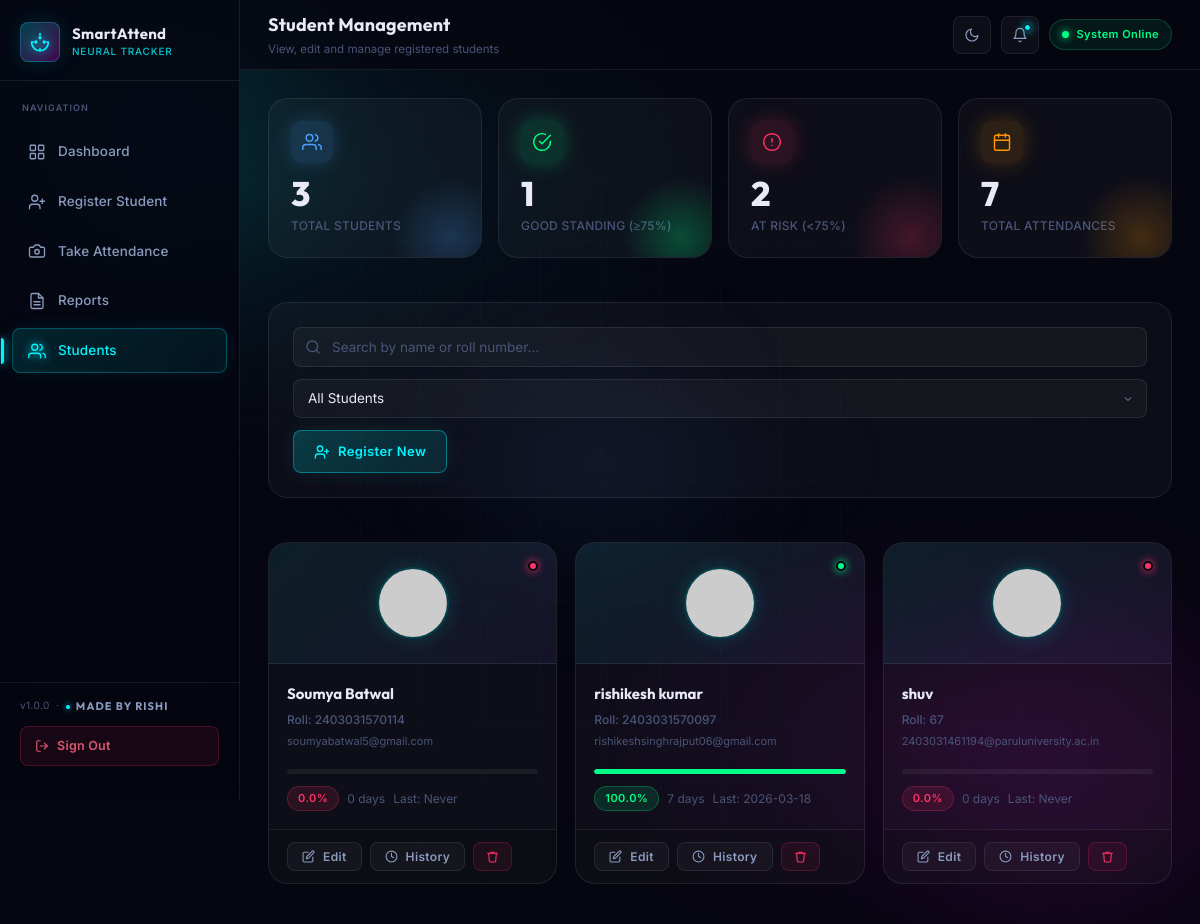
/students (signed in), run on the app's committed database.
### tables this page shows
CREATE TABLE students (
            id INTEGER PRIMARY KEY AUTOINCREMENT,
            name TEXT NOT NULL,
            roll_no TEXT NOT NULL UNIQUE,
            encoding BLOB,
            photo_path TEXT,
            created_at TEXT DEFAULT CURRENT_TIMESTAMP
        , email TEXT, pin TEXT);

### app/routes.py (the view)
@routes.route('/students')
@login_required
def students_page():
    students = db.get_all_students_with_stats()
    return render_template('students.html', students=students)

### app/routes.py (called while the page is built)
def login_required(f):
    @wraps(f)
    def decorated(*args, **kwargs):
        if not session.get('logged_in'):
            if session.get('student_id'):
                return redirect(url_for('routes.student_portal'))
            return redirect(url_for('routes.login_page'))
        return f(*args, **kwargs)
    return decorated

### app/templates/students.html (shortened to what this page needs)
{% extends 'base.html' %}
{% set active_page = 'students' %}
{% block topbar_title %}Student Management{% endblock %}
{% block topbar_sub %}View, edit and manage registered students{% endblock %}
{% block content %}
<div class="stats-grid" style="margin-bottom:20px;">
    <div class="stat-card blue">
        <div class="stat-card-header"><div class="stat-icon blue">
        </div></div>
        <div class="stat-value">{{ students|length }}</div>
        <div class="stat-label">Total Students</div>
    </div>
    <div class="stat-card green">
        <div class="stat-card-header"><div class="stat-icon green">
            <svg xmlns="http://www.w3.org/2000/svg" viewBox="0 0 24 24" fill="none" stroke="currentColor" stroke-width="1.75" stroke-linecap="round" stroke-linejoin="round"><path d="M22 11.08V12a10 10 0 1 1-5.93-9.14"/><polyline points="22 4 12 14.01 9 11.01"/></svg>
        </div></div>
        <div class="stat-value">{{ students|selectattr('percentage', 'ge', 75)|list|length }}</div>
        <div class="stat-label">Good Standing (≥75%)</div>
    </div>
    <div class="stat-card red">
        <div class="stat-card-header"><div class="stat-icon red">
            <svg xmlns="http://www.w3.org/2000/svg" viewBox="0 0 24 24" fill="none" stroke="currentColor" stroke-width="1.75" stroke-linecap="round" stroke-linejoin="round"><circle cx="12" cy="12" r="10"/><line x1="12" y1="8" x2="12" y2="12"/><line x1="12" y1="16" x2="12.01" y2="16"/></svg>
        </div></div>
        <div class="stat-value">{{ students|selectattr('percentage', 'lt', 75)|list|length }}</div>
        <div class="stat-label">At Risk (&lt;75%)</div>
    </div>
    <div class="stat-card orange">
        <div class="stat-card-header"><div class="stat-icon orange">
        </div></div>
        <div class="stat-value">{{ students|sum(attribute='days_present') }}</div>
        <div class="stat-label">Total Attendances</div>
    </div>
</div>
<div class="card" style="margin-bottom:20px;">
    <div style="display:flex;gap:12px;align-items:center;flex-wrap:wrap;">
        <div style="flex:1;min-width:200px;position:relative;">
            <input type="text" id="searchInput" class="form-input" placeholder="Search by name or roll number…" style="padding-left:38px;">
        </div>
        <select id="filterStatus" class="form-select" style="min-width:160px;flex:0 0 auto;">
            <option value="all">All Students</option>
        </select>
        <a href="/register" class="btn btn-primary" style="white-space:nowrap;">
            Register New
        </a>
    </div>
</div>
<div id="studentGrid" class="student-grid">
    {% if students %}
        {% for s in students %}
        <div class="student-card"
             data-name="{{ s.name|lower }}"
             data-roll="{{ s.roll_no|lower }}"
             data-pct="{{ s.percentage }}">
            <div class="student-card-header">
                <img src="https://api.dicebear.com/7.x/shapes/svg?seed={{ s.name }}&backgroundColor=0a0b14,020205" alt="{{ s.name }} avatar" class="student-avatar">
                <div class="student-status-dot {{ 'dot-green' if s.percentage >= 75 else 'dot-red' }}"></div>
            </div>
            <div class="student-card-body">
                <div class="student-name">{{ s.name }}</div>
                <div class="student-roll">Roll: {{ s.roll_no }}</div>
                {% if s.email %}
                <div class="student-email">{{ s.email }}</div>
                {% endif %}
                {% set bar_color = 'var(--green)' if s.percentage >= 75 else ('var(--orange)' if s.percentage >= 50 else 'var(--red)') %}
                <div class="student-attendance-bar" style="--bar-width: {{ s.percentage }}%; --bar-color: {{ bar_color }};">
                    <div class="student-attendance-fill" style="width: var(--bar-width); background: var(--bar-color);"></div>
                </div>
                <div class="student-pct-row">
                    <span class="badge {{ 'badge-green' if s.percentage >= 75 else ('badge-orange' if s.percentage >= 50 else 'badge-red') }}">{{ s.percentage }}%</span>
                    <span style="font-size:12px;color:var(--text-muted);">{{ s.days_present }} days</span>
                    <span style="font-size:12px;color:var(--text-muted);">Last: {{ s.last_seen }}</span>
                </div>
            </div>
            <div class="student-card-actions">
                <button type="button" class="btn btn-outline btn-sm action-edit"
                        data-id="{{ s.id }}" data-name="{{ s.name }}" data-roll="{{ s.roll_no }}" data-email="{{ s.email }}">
                    Edit
                </button>
                <button type="button" class="btn btn-outline btn-sm action-history"
                        data-id="{{ s.id }}" data-name="{{ s.name }}">
                    <svg xmlns="http://www.w3.org/2000/svg" viewBox="0 0 24 24" fill="none" stroke="currentColor" stroke-width="2" stroke-linecap="round" stroke-linejoin="round" style="width:13px;height:13px"><circle cx="12" cy="12" r="10"/><polyline points="12 6 12 12 16 14"/></svg>
                    History
                </button>
                <button type="button" class="btn-delete action-delete"
                        data-id="{{ s.id }}" data-name="{{ s.name }}" style="padding:7px 12px;font-size:12px;border-radius:8px;">
                    <svg xmlns="http://www.w3.org/2000/svg" viewBox="0 0 24 24" fill="none" stroke="currentColor" stroke-width="2" stroke-linecap="round" stroke-linejoin="round" style="width:13px;height:13px"><polyline points="3 6 5 6 21 6"/><path d="M19 6l-1 14a2 2 0 0 1-2 2H8a2 2 0 0 1-2-2L5 6"/><path d="M9 6V4h6v2"/></svg>
                </button>
            </div>
        </div>
        {% endfor %}
    {% endif %}
</div>
{% endblock %}

### app/templates/base.html (shortened to what this page needs)
<!DOCTYPE html>
<html lang="en">
<head>
    <link rel="stylesheet" href="{{ url_for('static', filename='css/style.css') }}?v={{ range(1, 99999) | random }}">
</head>
<body>
    <div class="bg-mesh">
        <div class="blob blob-1"></div>
        <div class="blob blob-2"></div>
        <div class="blob blob-3"></div>
    </div>
    <aside class="sidebar" id="sidebar" role="navigation" aria-label="Main navigation">
        <div class="sidebar-brand">
            <div class="brand-icon">
            </div>
            <div>
                <div class="brand-name">SmartAttend</div>
                <div class="brand-sub">Neural Tracker</div>
            </div>
        </div>
        <nav class="sidebar-nav">
            <div class="nav-section-label">Navigation</div>
            <a href="/" class="nav-item {% if active_page=='dashboard' %}active{% endif %}" aria-current="{% if active_page=='dashboard' %}page{% endif %}">
                <span class="nav-icon">
                </span>
                Dashboard
            </a>
            <a href="/register" class="nav-item {% if active_page=='register' %}active{% endif %}" aria-current="{% if active_page=='register' %}page{% endif %}">
                <span class="nav-icon">
                </span>
                Register Student
            </a>
            <a href="/attendance" class="nav-item {% if active_page=='attendance' %}active{% endif %}" aria-current="{% if active_page=='attendance' %}page{% endif %}">
                <span class="nav-icon">
                    <svg xmlns="http://www.w3.org/2000/svg" viewBox="0 0 24 24" fill="none" stroke="currentColor" stroke-width="1.75" stroke-linecap="round" stroke-linejoin="round">
                        <path d="M14.5 4h-5L7 7H4a2 2 0 0 0-2 2v9a2 2 0 0 0 2 2h16a2 2 0 0 0 2-2V9a2 2 0 0 0-2-2h-3l-2.5-3z"/>
                        <circle cx="12" cy="13" r="3"/>
                    </svg>
                </span>
                Take Attendance
            </a>
            <a href="/reports" class="nav-item {% if active_page=='reports' %}active{% endif %}" aria-current="{% if active_page=='reports' %}page{% endif %}">
                <span class="nav-icon">
                </span>
                Reports
            </a>
            <a href="/students" class="nav-item {% if active_page=='students' %}active{% endif %}" aria-current="{% if active_page=='students' %}page{% endif %}">
                <span class="nav-icon">
                </span>
                Students
            </a>
        </nav>
        <div class="sidebar-footer">
            <div class="version">v1.0.0 &nbsp;&middot;&nbsp;
                <span style="font-family:'Outfit',sans-serif; font-size:11px; font-weight:700; letter-spacing:0.1em; color:var(--text-secondary); text-transform:uppercase; display:inline-flex; align-items:center; gap:6px;">
                    <span style="width:4px;height:4px;border-radius:50%;background:var(--cyan);box-shadow:0 0 6px var(--cyan);"></span>
                    Made By Rishi
                </span>
            </div>
            <a href="/logout" class="btn-logout">
                Sign Out
            </a>
        </div>
    </aside>
    <div class="main-content">
        <header class="topbar">
            <div class="topbar-left">
                <div>
                    <div class="topbar-title">{% block topbar_title %}SmartAttend{% endblock %}</div>
                    <div class="topbar-sub">{% block topbar_sub %}AI-Powered Face Recognition{% endblock %}</div>
                </div>
            </div>
            <div class="topbar-right">
                <button class="icon-btn" id="themeToggle" aria-label="Toggle theme" title="Toggle Theme">
                    <svg xmlns="http://www.w3.org/2000/svg" viewBox="0 0 24 24" fill="none" class="moon-icon" stroke="currentColor" stroke-width="1.75" stroke-linecap="round" stroke-linejoin="round"><path d="M21 12.79A9 9 0 1 1 11.21 3 7 7 0 0 0 21 12.79z"/></svg>
                </button>
                <div style="position:relative;">
                    <button class="notification-btn" id="notifToggle" aria-label="Notifications">
                        <svg xmlns="http://www.w3.org/2000/svg" viewBox="0 0 24 24" fill="none" stroke="currentColor" stroke-width="1.75" stroke-linecap="round" stroke-linejoin="round">
                            <path d="M18 8A6 6 0 0 0 6 8c0 7-3 9-3 9h18s-3-2-3-9"/>
                            <path d="M13.73 21a2 2 0 0 1-3.46 0"/>
                        </svg>
                        <span class="notification-dot"></span>
                    </button>
                </div>
                <div class="topbar-badge">
                    <span class="pulse-dot"></span>
                    System Online
                </div>
            </div>
        </header>
        <main class="page-body page-enter" role="main">
            {% block content %}{% endblock %}
        </main>
    </div>
</body>
</html>

### data on the page
students: name "Soumya Batwal", roll_no "2403031570114", email "soumyabatwal5@gmail.com", percentage "0.0", days_present "0", last_seen "Never"
students: name "rishikesh kumar", roll_no "2403031570097", email "rishikeshsinghrajput06@gmail.com", percentage "100.0", days_present "7", last_seen "2026-03-18"
students: name "shuv", roll_no "67", email "2403031461194@paruluniversity.ac.in", percentage "0.0", days_present "0", last_seen "Never"

### other printed values
{{ students|length }} "3"
{{ students|selectattr('percentage', 'ge', 75)|list|length }} "1"
{{ students|selectattr('percentage', 'lt', 75)|list|length }} "2"
{{ students|sum(attribute='days_present') }} "7"
